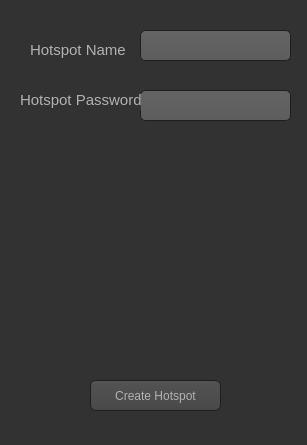
<?xml version="1.0" encoding="UTF-8"?>
<ui version="4.0">
 <class>MainWindow</class>
 <widget class="QMainWindow" name="MainWindow">
  <property name="geometry">
   <rect>
    <x>0</x>
    <y>0</y>
    <width>307</width>
    <height>445</height>
   </rect>
  </property>
  <property name="windowTitle">
   <string>MainWindow</string>
  </property>
  <property name="layoutDirection">
   <enum>Qt::LeftToRight</enum>
  </property>
  <property name="styleSheet">
   <string notr="true">QToolTip
{
     border: 1px solid black;
     background-color: #ffa02f;
     padding: 1px;
     border-radius: 3px;
     opacity: 100;
}

QWidget
{
    color: #b1b1b1;
    background-color: #323232;
}

QWidget:item:hover
{
    background-color: QLinearGradient( x1: 0, y1: 0, x2: 0, y2: 1, stop: 0 #ffa02f, stop: 1 #ca0619);
    color: #000000;
}

QWidget:item:selected
{
    background-color: QLinearGradient( x1: 0, y1: 0, x2: 0, y2: 1, stop: 0 #ffa02f, stop: 1 #d7801a);
}

QMenuBar::item
{
    background: transparent;
}

QMenuBar::item:selected
{
    background: transparent;
    border: 1px solid #ffaa00;
}

QMenuBar::item:pressed
{
    background: #444;
    border: 1px solid #000;
    background-color: QLinearGradient(
        x1:0, y1:0,
        x2:0, y2:1,
        stop:1 #212121,
        stop:0.4 #343434/*,
        stop:0.2 #343434,
        stop:0.1 #ffaa00*/
    );
    margin-bottom:-1px;
    padding-bottom:1px;
}

QMenu
{
    border: 1px solid #000;
}

QMenu::item
{
    padding: 2px 20px 2px 20px;
}

QMenu::item:selected
{
    color: #000000;
}

QWidget:disabled
{
    color: #404040;
    background-color: #323232;
}

QAbstractItemView
{
    background-color: QLinearGradient( x1: 0, y1: 0, x2: 0, y2: 1, stop: 0 #4d4d4d, stop: 0.1 #646464, stop: 1 #5d5d5d);
}

QWidget:focus
{
    /*border: 2px solid QLinearGradient( x1: 0, y1: 0, x2: 0, y2: 1, stop: 0 #ffa02f, stop: 1 #d7801a);*/
}

QLineEdit
{
    background-color: QLinearGradient( x1: 0, y1: 0, x2: 0, y2: 1, stop: 0 #4d4d4d, stop: 0 #646464, stop: 1 #5d5d5d);
    padding: 1px;
    border-style: solid;
    border: 1px solid #1e1e1e;
    border-radius: 5;
}

QPushButton
{
    color: #b1b1b1;
    background-color: QLinearGradient( x1: 0, y1: 0, x2: 0, y2: 1, stop: 0 #565656, stop: 0.1 #525252, stop: 0.5 #4e4e4e, stop: 0.9 #4a4a4a, stop: 1 #464646);
    border-width: 1px;
    border-color: #1e1e1e;
    border-style: solid;
    border-radius: 6;
    padding: 3px;
    font-size: 12px;
    padding-left: 5px;
    padding-right: 5px;
}

QPushButton:pressed
{
    background-color: QLinearGradient( x1: 0, y1: 0, x2: 0, y2: 1, stop: 0 #2d2d2d, stop: 0.1 #2b2b2b, stop: 0.5 #292929, stop: 0.9 #282828, stop: 1 #252525);
}

QComboBox
{
    selection-background-color: #ffaa00;
    background-color: QLinearGradient( x1: 0, y1: 0, x2: 0, y2: 1, stop: 0 #565656, stop: 0.1 #525252, stop: 0.5 #4e4e4e, stop: 0.9 #4a4a4a, stop: 1 #464646);
    border-style: solid;
    border: 1px solid #1e1e1e;
    border-radius: 5;
}

QComboBox:hover,QPushButton:hover
{
    border: 2px solid QLinearGradient( x1: 0, y1: 0, x2: 0, y2: 1, stop: 0 #ffa02f, stop: 1 #d7801a);
}


QComboBox:on
{
    padding-top: 3px;
    padding-left: 4px;
    background-color: QLinearGradient( x1: 0, y1: 0, x2: 0, y2: 1, stop: 0 #2d2d2d, stop: 0.1 #2b2b2b, stop: 0.5 #292929, stop: 0.9 #282828, stop: 1 #252525);
    selection-background-color: #ffaa00;
}

QComboBox QAbstractItemView
{
    border: 2px solid darkgray;
    selection-background-color: QLinearGradient( x1: 0, y1: 0, x2: 0, y2: 1, stop: 0 #ffa02f, stop: 1 #d7801a);
}

QComboBox::drop-down
{
     subcontrol-origin: padding;
     subcontrol-position: top right;
     width: 15px;

     border-left-width: 0px;
     border-left-color: darkgray;
     border-left-style: solid; /* just a single line */
     border-top-right-radius: 3px; /* same radius as the QComboBox */
     border-bottom-right-radius: 3px;
 }

QComboBox::down-arrow
{
     image: url(:/down_arrow.png);
}

QGroupBox:focus
{
border: 2px solid QLinearGradient( x1: 0, y1: 0, x2: 0, y2: 1, stop: 0 #ffa02f, stop: 1 #d7801a);
}

QTextEdit:focus
{
    border: 2px solid QLinearGradient( x1: 0, y1: 0, x2: 0, y2: 1, stop: 0 #ffa02f, stop: 1 #d7801a);
}

QScrollBar:horizontal {
     border: 1px solid #222222;
     background: QLinearGradient( x1: 0, y1: 0, x2: 0, y2: 1, stop: 0.0 #121212, stop: 0.2 #282828, stop: 1 #484848);
     height: 7px;
     margin: 0px 16px 0 16px;
}

QScrollBar::handle:horizontal
{
      background: QLinearGradient( x1: 0, y1: 0, x2: 1, y2: 0, stop: 0 #ffa02f, stop: 0.5 #d7801a, stop: 1 #ffa02f);
      min-height: 20px;
      border-radius: 2px;
}

QScrollBar::add-line:horizontal {
      border: 1px solid #1b1b19;
      border-radius: 2px;
      background: QLinearGradient( x1: 0, y1: 0, x2: 1, y2: 0, stop: 0 #ffa02f, stop: 1 #d7801a);
      width: 14px;
      subcontrol-position: right;
      subcontrol-origin: margin;
}

QScrollBar::sub-line:horizontal {
      border: 1px solid #1b1b19;
      border-radius: 2px;
      background: QLinearGradient( x1: 0, y1: 0, x2: 1, y2: 0, stop: 0 #ffa02f, stop: 1 #d7801a);
      width: 14px;
     subcontrol-position: left;
     subcontrol-origin: margin;
}

QScrollBar::right-arrow:horizontal, QScrollBar::left-arrow:horizontal
{
      border: 1px solid black;
      width: 1px;
      height: 1px;
      background: white;
}

QScrollBar::add-page:horizontal, QScrollBar::sub-page:horizontal
{
      background: none;
}

QScrollBar:vertical
{
      background: QLinearGradient( x1: 0, y1: 0, x2: 1, y2: 0, stop: 0.0 #121212, stop: 0.2 #282828, stop: 1 #484848);
      width: 7px;
      margin: 16px 0 16px 0;
      border: 1px solid #222222;
}

QScrollBar::handle:vertical
{
      background: QLinearGradient( x1: 0, y1: 0, x2: 0, y2: 1, stop: 0 #ffa02f, stop: 0.5 #d7801a, stop: 1 #ffa02f);
      min-height: 20px;
      border-radius: 2px;
}

QScrollBar::add-line:vertical
{
      border: 1px solid #1b1b19;
      border-radius: 2px;
      background: QLinearGradient( x1: 0, y1: 0, x2: 0, y2: 1, stop: 0 #ffa02f, stop: 1 #d7801a);
      height: 14px;
      subcontrol-position: bottom;
      subcontrol-origin: margin;
}

QScrollBar::sub-line:vertical
{
      border: 1px solid #1b1b19;
      border-radius: 2px;
      background: QLinearGradient( x1: 0, y1: 0, x2: 0, y2: 1, stop: 0 #d7801a, stop: 1 #ffa02f);
      height: 14px;
      subcontrol-position: top;
      subcontrol-origin: margin;
}

QScrollBar::up-arrow:vertical, QScrollBar::down-arrow:vertical
{
      border: 1px solid black;
      width: 1px;
      height: 1px;
      background: white;
}


QScrollBar::add-page:vertical, QScrollBar::sub-page:vertical
{
      background: none;
}

QTextEdit
{
    background-color: #242424;
}

QPlainTextEdit
{
    background-color: #242424;
}

QHeaderView::section
{
    background-color: QLinearGradient(x1:0, y1:0, x2:0, y2:1, stop:0 #616161, stop: 0.5 #505050, stop: 0.6 #434343, stop:1 #656565);
    color: white;
    padding-left: 4px;
    border: 1px solid #6c6c6c;
}

QCheckBox:disabled
{
color: #414141;
}

QDockWidget::title
{
    text-align: center;
    spacing: 3px; /* spacing between items in the tool bar */
    background-color: QLinearGradient(x1:0, y1:0, x2:0, y2:1, stop:0 #323232, stop: 0.5 #242424, stop:1 #323232);
}

QDockWidget::close-button, QDockWidget::float-button
{
    text-align: center;
    spacing: 1px; /* spacing between items in the tool bar */
    background-color: QLinearGradient(x1:0, y1:0, x2:0, y2:1, stop:0 #323232, stop: 0.5 #242424, stop:1 #323232);
}

QDockWidget::close-button:hover, QDockWidget::float-button:hover
{
    background: #242424;
}

QDockWidget::close-button:pressed, QDockWidget::float-button:pressed
{
    padding: 1px -1px -1px 1px;
}

QMainWindow::separator
{
    background-color: QLinearGradient(x1:0, y1:0, x2:0, y2:1, stop:0 #161616, stop: 0.5 #151515, stop: 0.6 #212121, stop:1 #343434);
    color: white;
    padding-left: 4px;
    border: 1px solid #4c4c4c;
    spacing: 3px; /* spacing between items in the tool bar */
}

QMainWindow::separator:hover
{

    background-color: QLinearGradient(x1:0, y1:0, x2:0, y2:1, stop:0 #d7801a, stop:0.5 #b56c17 stop:1 #ffa02f);
    color: white;
    padding-left: 4px;
    border: 1px solid #6c6c6c;
    spacing: 3px; /* spacing between items in the tool bar */
}

QToolBar::handle
{
     spacing: 3px; /* spacing between items in the tool bar */
     background: url(:/images/handle.png);
}

QMenu::separator
{
    height: 2px;
    background-color: QLinearGradient(x1:0, y1:0, x2:0, y2:1, stop:0 #161616, stop: 0.5 #151515, stop: 0.6 #212121, stop:1 #343434);
    color: white;
    padding-left: 4px;
    margin-left: 10px;
    margin-right: 5px;
}

QProgressBar
{
    border: 2px solid grey;
    border-radius: 5px;
    text-align: center;
}

QProgressBar::chunk
{
    background-color: #d7801a;
    width: 2.15px;
    margin: 0.5px;
}

QTabBar::tab {
    color: #b1b1b1;
    border: 1px solid #444;
    border-bottom-style: none;
    background-color: #323232;
    padding-left: 10px;
    padding-right: 10px;
    padding-top: 3px;
    padding-bottom: 2px;
    margin-right: -1px;
}

QTabWidget::pane {
    border: 1px solid #444;
    top: 1px;
}

QTabBar::tab:last
{
    margin-right: 0; /* the last selected tab has nothing to overlap with on the right */
    border-top-right-radius: 3px;
}

QTabBar::tab:first:!selected
{
 margin-left: 0px; /* the last selected tab has nothing to overlap with on the right */


    border-top-left-radius: 3px;
}

QTabBar::tab:!selected
{
    color: #b1b1b1;
    border-bottom-style: solid;
    margin-top: 3px;
    background-color: QLinearGradient(x1:0, y1:0, x2:0, y2:1, stop:1 #212121, stop:.4 #343434);
}

QTabBar::tab:selected
{
    border-top-left-radius: 3px;
    border-top-right-radius: 3px;
    margin-bottom: 0px;
}

QTabBar::tab:!selected:hover
{
    /*border-top: 2px solid #ffaa00;
    padding-bottom: 3px;*/
    border-top-left-radius: 3px;
    border-top-right-radius: 3px;
    background-color: QLinearGradient(x1:0, y1:0, x2:0, y2:1, stop:1 #212121, stop:0.4 #343434, stop:0.2 #343434, stop:0.1 #ffaa00);
}

QRadioButton::indicator:checked, QRadioButton::indicator:unchecked{
    color: #b1b1b1;
    background-color: #323232;
    border: 1px solid #b1b1b1;
    border-radius: 6px;
}

QRadioButton::indicator:checked
{
    background-color: qradialgradient(
        cx: 0.5, cy: 0.5,
        fx: 0.5, fy: 0.5,
        radius: 1.0,
        stop: 0.25 #ffaa00,
        stop: 0.3 #323232
    );
}

QCheckBox::indicator{
    color: #b1b1b1;
    background-color: #323232;
    border: 1px solid #b1b1b1;
    width: 9px;
    height: 9px;
}

QRadioButton::indicator
{
    border-radius: 6px;
}

QRadioButton::indicator:hover, QCheckBox::indicator:hover
{
    border: 1px solid #ffaa00;
}

QCheckBox::indicator:checked
{
    image:url(:/images/checkbox.png);
}

QCheckBox::indicator:disabled, QRadioButton::indicator:disabled
{
    border: 1px solid #444;
}</string>
  </property>
  <widget class="QWidget" name="centralwidget">
   <widget class="QPushButton" name="pushButton">
    <property name="geometry">
     <rect>
      <x>90</x>
      <y>380</y>
      <width>131</width>
      <height>31</height>
     </rect>
    </property>
    <property name="text">
     <string>Create Hotspot</string>
    </property>
   </widget>
   <widget class="QLineEdit" name="lineEdit">
    <property name="geometry">
     <rect>
      <x>140</x>
      <y>30</y>
      <width>151</width>
      <height>31</height>
     </rect>
    </property>
   </widget>
   <widget class="QLineEdit" name="lineEdit_2">
    <property name="geometry">
     <rect>
      <x>140</x>
      <y>90</y>
      <width>151</width>
      <height>31</height>
     </rect>
    </property>
   </widget>
   <widget class="QLabel" name="label">
    <property name="geometry">
     <rect>
      <x>30</x>
      <y>40</y>
      <width>101</width>
      <height>20</height>
     </rect>
    </property>
    <property name="font">
     <font>
      <pointsize>11</pointsize>
     </font>
    </property>
    <property name="text">
     <string>Hotspot Name</string>
    </property>
   </widget>
   <widget class="QLabel" name="label_2">
    <property name="geometry">
     <rect>
      <x>20</x>
      <y>90</y>
      <width>121</width>
      <height>20</height>
     </rect>
    </property>
    <property name="font">
     <font>
      <pointsize>11</pointsize>
     </font>
    </property>
    <property name="text">
     <string>Hotspot Password</string>
    </property>
   </widget>
   <widget class="QWidget" name="verticalLayoutWidget">
    <property name="geometry">
     <rect>
      <x>10</x>
      <y>140</y>
      <width>291</width>
      <height>231</height>
     </rect>
    </property>
    <layout class="QVBoxLayout" name="verticalLayout"/>
   </widget>
  </widget>
  <widget class="QMenuBar" name="menubar">
   <property name="geometry">
    <rect>
     <x>0</x>
     <y>0</y>
     <width>307</width>
     <height>22</height>
    </rect>
   </property>
  </widget>
  <widget class="QStatusBar" name="statusbar"/>
 </widget>
 <resources/>
 <connections/>
</ui>
